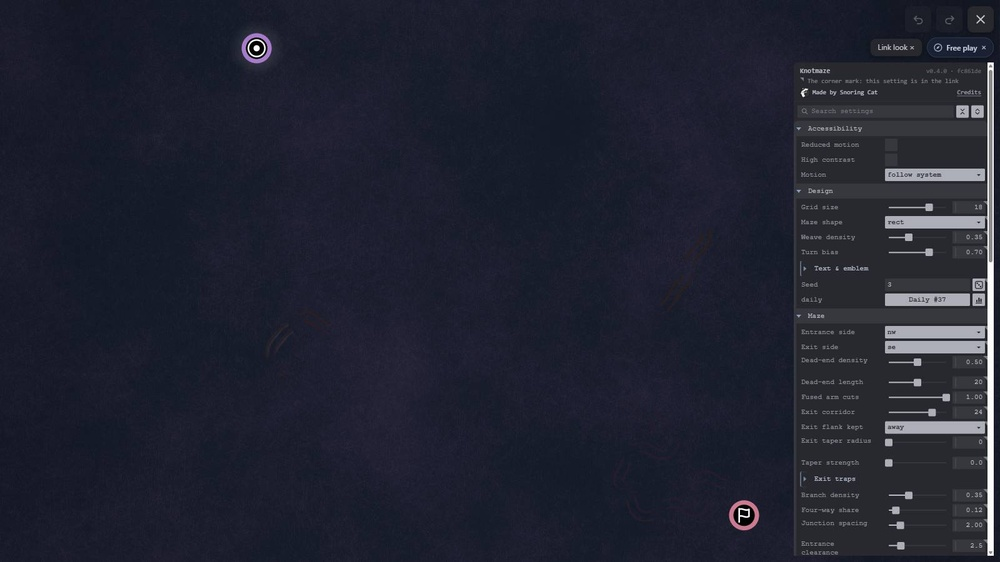
#> input picture .claude/probes/K1444/g2_50.jpg, 1000 x 562 px, shrunk from 1600 x 900 before the run; the run also reads 1 picture not shown here
$ python spikes.py ../K1444/g2_50.jpg ../K1444/g2_64.jpg 5 out.png
#> lines starting #> are read from the running program, lines starting #| are printed output that depends on the picture; after the words box and inside, x2 and y2 are one past the last pixel; in counts of white or black regions, pixels touching at a corner belong together
# K1460: gf-only one-pixel spikes (the dotted line across a faded under thread), beside fade.mjs.
#   python .claude/probes/K1460/spikes.py <today.png> <gf.png> [max=N] [out.png]
# A pixel is a spike when gf differs from its own four neighbours' mean by > 24 (max channel), from today's pixel
# by > 24, and today's pixel is smooth there (within 8 of its own neighbours' mean). Both shots must be one frozen
# state (shot.mjs / fade.mjs with HASH). Prints the count and the densest 16x16 css cells; exit 1 when count > max.
import sys
from PIL import Image
import numpy as np
t = np.asarray(Image.open(sys.argv[1]).convert("RGB")).astype(np.int32)
g = np.asarray(Image.open(sys.argv[2]).convert("RGB")).astype(np.int32)
mx = int(sys.argv[3]) if len(sys.argv) > 3 else 40
def m4(a):
    p = np.pad(a, ((1, 1), (1, 1), (0, 0)), mode="edge")
    return (p[:-2, 1:-1] + p[2:, 1:-1] + p[1:-1, :-2] + p[1:-1, 2:]) / 4.0
gs = np.abs(g - m4(g)).max(axis=2)
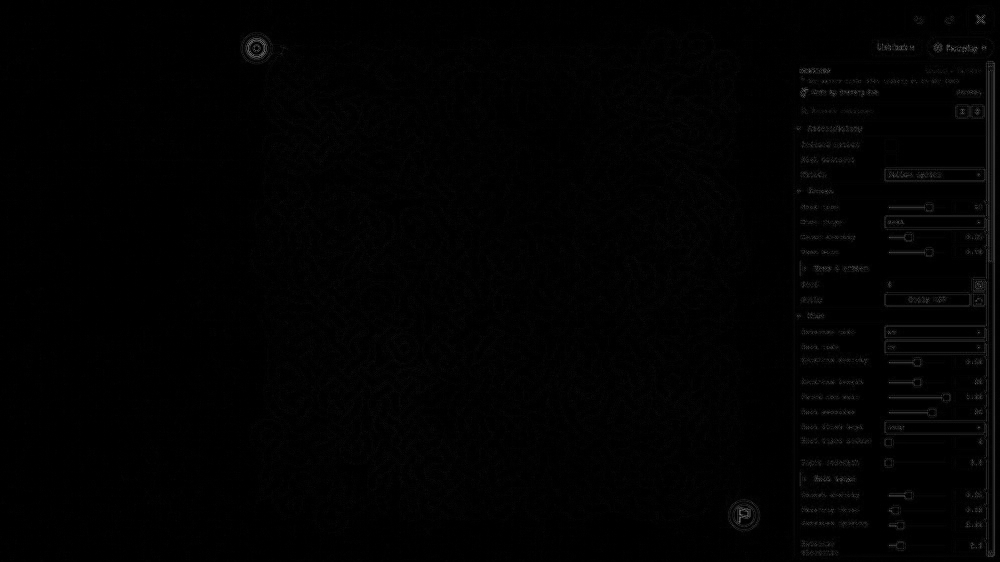
#> gs: shape (562, 1000) float64; min 0, max 120.8, mean 2.3
ts = np.abs(t - m4(t)).max(axis=2)
gt = np.abs(g - t).max(axis=2)
s = (gs > 24) & (gt > 24) & (ts < 8)
#> s: shape (562, 1000) bool; 0% white in thin lines or dots, all inside (x1, y1, x2, y2) = (281, 47, 284, 54)
s[:4, :] = False; s[-4:, :] = False; s[:, :4] = False; s[:, -4:] = False
n = int(s.sum())
#> n = 2
ys, xs = np.where(s)
#> ys = [47, 53]; xs = [283, 281]
cells = {}
for y, x in zip(ys, xs):
    k = (x // 32, y // 32); cells[k] = cells.get(k, 0) + 1
#> this loop made 2 passes
#> (y, x, k) on passes 1 to 2: (47, 283, (8, 1)), (53, 281, (8, 1))
#> after the loop, cells = {(8, 1): 2}
top = sorted(cells.items(), key=lambda kv: -kv[1])[:12]
#> top = [((8, 1), 2)]
print(f"spikes {n} (max {mx}) " + " ".join(f"{k[0]*16+8},{k[1]*16+8}:{v}" for k, v in top))
#| spikes 2 (max 5) 136,24:2
if len(sys.argv) > 4:
    o = (g * 0.35).astype(np.uint8); o[s] = [255, 255, 0]
#> after `o = (g * 0.35).astype(np.uint8)`:
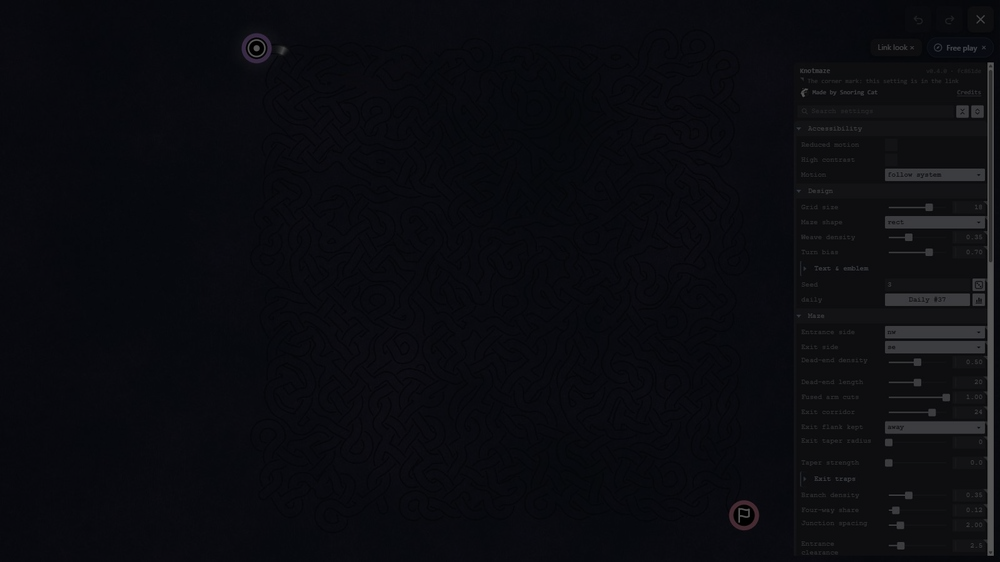
#> o: shape (562, 1000, 3); mean R, G, B 10.9, 11.6, 16.3
#> after `o[s] = [255, 255, 0]`: o: shape (562, 1000, 3); under 0.01% of pixels changed, all inside (x1, y1, x2, y2) = (281, 47, 284, 54)
    Image.fromarray(o).save(sys.argv[4])
sys.exit(1 if n > mx else 0)
#> (the program exits here)
